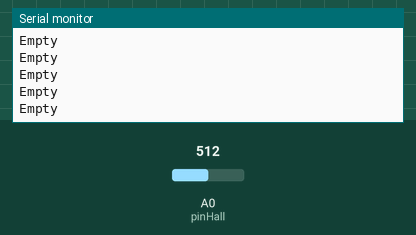
A sketch run on a simulated Arduino Uno, built with avr-gcc and run on an emulated ATmega328P. On the bench: the last lines printed to the serial monitor. The inputs (shaded band) are chosen by the test bench; at power-on: A0 (pinHall) = 512.

Above: at 1.2 s.
1.3 s: A0 (pinHall) set to 549
At 1.32 s:
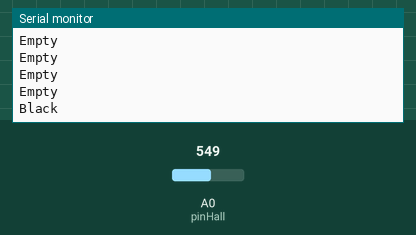
5.1 s: A0 (pinHall) set to 474
At 5.17 s:
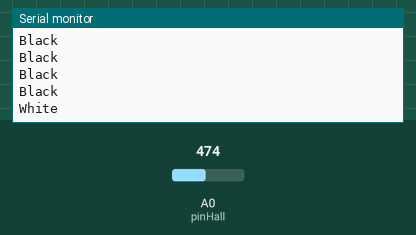
8.1 s: A0 (pinHall) set to 507
At 8.1 s:
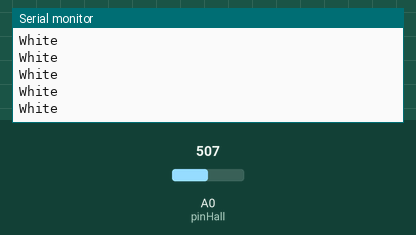

Measured:
- the behaviour switches between 531 and 532 on A0 (pinHall) (found by bisection; images 0 and 1)
- after the input at 1.3 s, the serial monitor: prints a new line at once (image 1)
- after the input at 5.1 s, the serial monitor: prints a new line after 0.06 s (image 2)

The sketch:

halllinear.ino
```cpp
const int pinHall = A0;

void setup() {
  pinMode(pinHall, INPUT);
  Serial.begin(9600);
}
void loop() {
  //we measure 10 times adn make the mean
  long measure = 0;
  for(int i = 0; i < 10; i++){
      int value =
      measure += analogRead(pinHall);
  }
  measure /= 10;
  //voltage in mV
  float outputV = measure * 5000.0 / 1023;
//  Serial.print("Output Voltaje = ");
//  Serial.print(outputV);
 // Serial.print(" mV   \n");

  /*
  if(outputV > 2600)
  {
    if(outputV > 3400)
    {
      Serial.print("Black\n");
    }
    else
    {
      Serial.print("White\n");
    }
  }
  else
  {
    Serial.print("Empty\n");
  }
  */

  if(2400 < outputV && outputV < 2600)
  {
    Serial.print("Empty\n");
  }
  else
  {
    if(2600 <= outputV)
    {
      Serial.print("Black\n");
    }
    else
    {
      Serial.print("White\n");
    }
  }

  delay(100);
}
```
